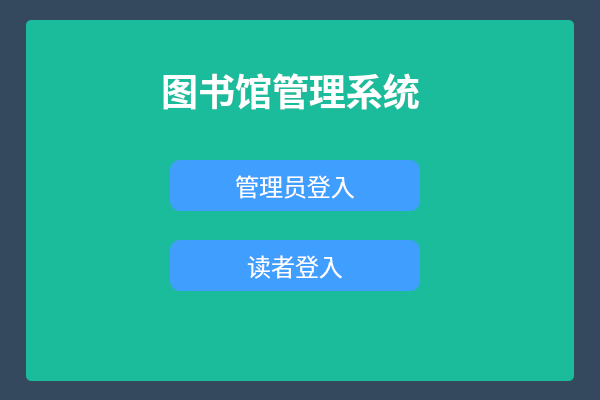
<?xml version="1.0" encoding="UTF-8"?>
<ui version="4.0">
 <class>LibrarySystem</class>
 <widget class="QWidget" name="LibrarySystem">
  <property name="geometry">
   <rect>
    <x>0</x>
    <y>0</y>
    <width>600</width>
    <height>400</height>
   </rect>
  </property>
  <property name="windowTitle">
   <string>图书馆管理系统</string>
  </property>
  <property name="windowIcon">
   <iconset resource="picture.qrc">
    <normaloff>:/tubiao.jpg</normaloff>:/tubiao.jpg</iconset>
  </property>
  <property name="styleSheet">
   <string notr="true"/>
  </property>
  <widget class="QLabel" name="label">
   <property name="geometry">
    <rect>
     <x>150</x>
     <y>60</y>
     <width>281</width>
     <height>61</height>
    </rect>
   </property>
   <property name="styleSheet">
    <string notr="true"/>
   </property>
   <property name="text">
    <string>&lt;html&gt;&lt;head/&gt;&lt;body&gt;&lt;p align=&quot;center&quot;&gt;&lt;span style=&quot; font-size:28pt; font-weight:700; color:#ffffff;&quot;&gt;图书馆管理系统&lt;/span&gt;&lt;/p&gt;&lt;/body&gt;&lt;/html&gt;</string>
   </property>
  </widget>
  <widget class="QPushButton" name="ad">
   <property name="geometry">
    <rect>
     <x>170</x>
     <y>160</y>
     <width>250</width>
     <height>51</height>
    </rect>
   </property>
   <property name="minimumSize">
    <size>
     <width>250</width>
     <height>45</height>
    </size>
   </property>
   <property name="font">
    <font>
     <pointsize>18</pointsize>
    </font>
   </property>
   <property name="styleSheet">
    <string notr="true">background-color: rgb(64, 158, 255);
color: rgb(255, 255, 255);
border-radius:10px ;</string>
   </property>
   <property name="text">
    <string>管理员登入</string>
   </property>
   <property name="iconSize">
    <size>
     <width>200</width>
     <height>100</height>
    </size>
   </property>
  </widget>
  <widget class="QPushButton" name="re">
   <property name="geometry">
    <rect>
     <x>170</x>
     <y>240</y>
     <width>250</width>
     <height>51</height>
    </rect>
   </property>
   <property name="minimumSize">
    <size>
     <width>250</width>
     <height>45</height>
    </size>
   </property>
   <property name="font">
    <font>
     <pointsize>18</pointsize>
    </font>
   </property>
   <property name="styleSheet">
    <string notr="true">background-color: rgb(64, 158, 255);
color: rgb(255, 255, 255);
border-radius:10px ;</string>
   </property>
   <property name="text">
    <string>读者登入</string>
   </property>
  </widget>
  <widget class="QLabel" name="backgroud_1">
   <property name="geometry">
    <rect>
     <x>26</x>
     <y>20</y>
     <width>548</width>
     <height>361</height>
    </rect>
   </property>
   <property name="styleSheet">
    <string notr="true">background-color: rgb(26, 188, 156);
border-radius:5px ;</string>
   </property>
   <property name="text">
    <string/>
   </property>
  </widget>
  <widget class="QLabel" name="backgroud_2">
   <property name="geometry">
    <rect>
     <x>0</x>
     <y>0</y>
     <width>600</width>
     <height>400</height>
    </rect>
   </property>
   <property name="styleSheet">
    <string notr="true">background-color: rgb(52, 73, 94);</string>
   </property>
   <property name="text">
    <string/>
   </property>
  </widget>
  <zorder>backgroud_2</zorder>
  <zorder>backgroud_1</zorder>
  <zorder>label</zorder>
  <zorder>ad</zorder>
  <zorder>re</zorder>
 </widget>
 <resources>
  <include location="picture.qrc"/>
 </resources>
 <connections/>
</ui>
